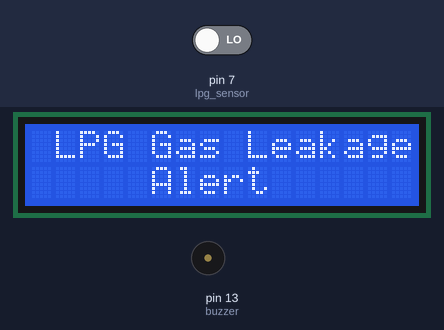
The sketch below on a simulated Arduino Uno, built with avr-gcc and run on an emulated ATmega328P. On the bench: 16×2 character LCD, buzzer (waves = sounding, pin HIGH). The test bench sets the inputs (shaded band); at power-on: pin 7 (lpg_sensor) LOW.

Above: at 2.76 s.
3.4 s: pin 7 (lpg_sensor) driven HIGH
At 3.9 s:
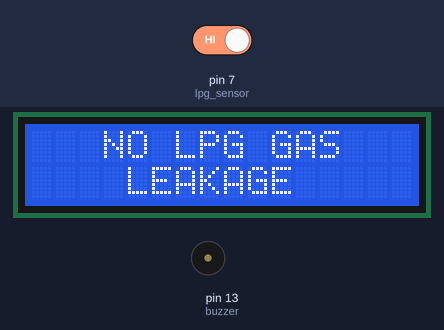
5.0 s: pin 7 (lpg_sensor) driven LOW
At 6.0 s:
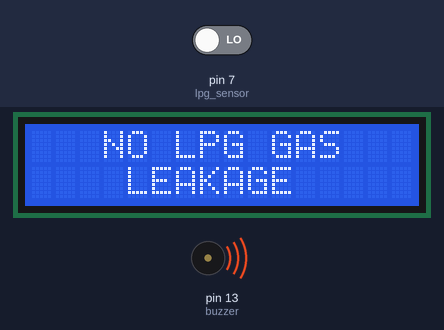
Timing chart, 0 to 13.1 s (numbered marks = the images above; inputs shaded):
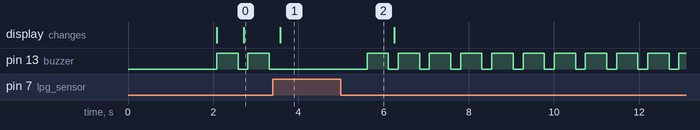

The sketch:

LPG_gas_leakage_detector_using_i2c.ino
```cpp
#include <LiquidCrystal_I2C.h>


LiquidCrystal_I2C lcd(0x27,16,2);  // set the LCD address to 0x27 for a 16 chars and 2 line display
#define lpg_sensor 7
#define buzzer 13
void setup() {
  lcd.init();
  lcd.backlight();
  pinMode(lpg_sensor, INPUT);
  pinMode(buzzer, OUTPUT);
  lcd.print("LPG Gas Detector");
  lcd.setCursor(0,1);
  lcd.print("");
  delay(2000);
  lcd.clear();
}

void loop() {

  if(digitalRead(lpg_sensor))
  {
    lcd.clear();
    offBuzzer();
    lcd.print("   NO LPG GAS   ");
    lcd.setCursor(0, 1);
    lcd.print("    LEAKAGE     ");
    delay(1000);
  }

  else
  {
    onBuzzer();
    lcd.clear();
    lcd.print(" LPG Gas Leakage ");
    lcd.setCursor(0,1);
    lcd.print("     Alert    ");
    delay(100);

  }
}

void onBuzzer(){
  digitalWrite(buzzer, HIGH);
  delay(500);
  digitalWrite(buzzer, LOW);
  delay(100);
}
void offBuzzer(){
  digitalWrite(buzzer, LOW);
}
```

Measured:
- after the input at 3.4 s, pin 13 (buzzer): stops changing and stays LOW; the display: changes after 0.18 s (image 1)
- after the input at 5.0 s, pin 13 (buzzer): alternates HIGH for 0.50 s and LOW for 0.23 s, starting after 0.61 s
- by itself, pin 13 (buzzer): alternates HIGH for 0.50 s and LOW for 0.23 s
